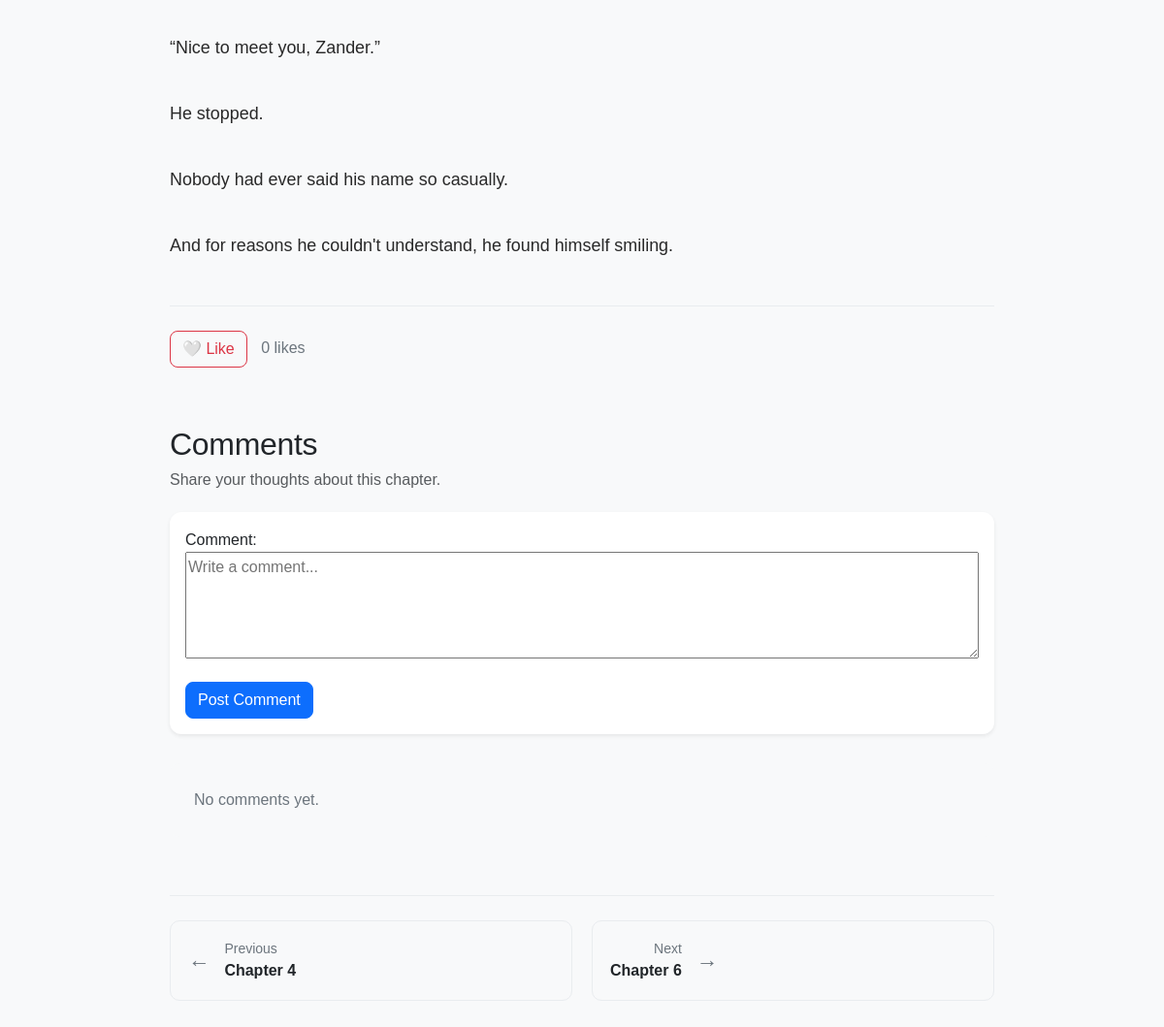
The app's page /stories/3/chapter/13/ (signed in, lower part), older data.
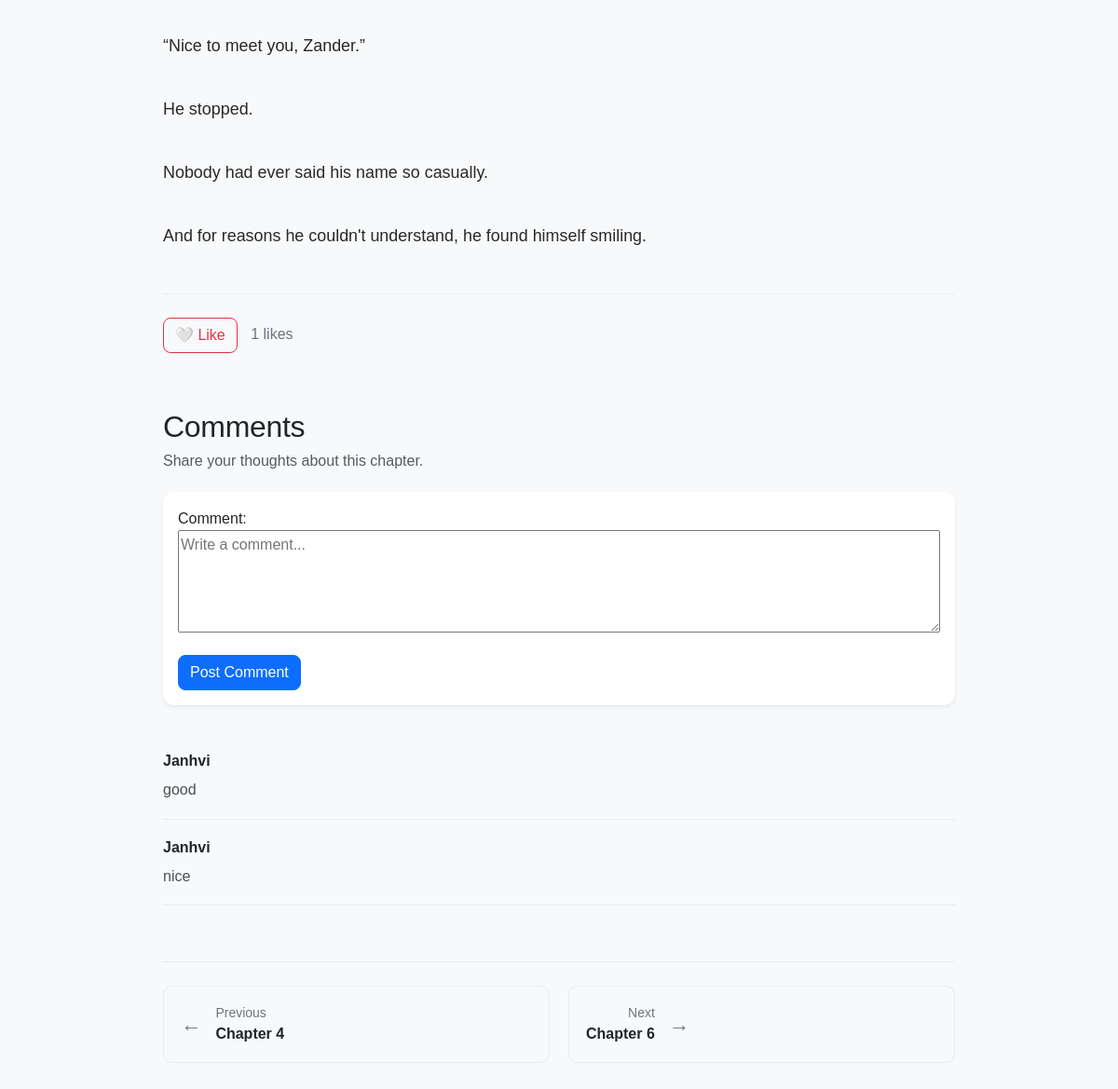
The same page, newer data.
### loreverse/models.py (models this page shows, shortened)
class ChapterComment(models.Model):
    user = models.ForeignKey(User, on_delete=models.CASCADE)
    chapter = models.ForeignKey(
        Chapter,
        on_delete=models.CASCADE,
        related_name="comments"
    )
    content = models.TextField()
    created_at = models.DateTimeField(auto_now_add=True)

### loreverse/views.py (the view)
# urls.py: path("stories/<int:story_id>/chapter/<int:chapter_id>/", views.read_chapter, name="read_chapter"),
@login_required
def read_chapter(request, story_id, chapter_id):
    story = get_object_or_404(Story, id=story_id, published=True)
    chapter = get_object_or_404(
        Chapter,
        id=chapter_id,
        story=story
    )
    chapters = list(
        story.chapters.all().order_by("chapter_number")
    )
    current_index = chapters.index(chapter)
    previous_chapter = None
    next_chapter = None
    if current_index > 0:
        previous_chapter = chapters[current_index - 1]
    if current_index < len(chapters) - 1:
        next_chapter = chapters[current_index + 1]
    ReadingProgress.objects.update_or_create(
        user=request.user,
        story=story,
        defaults={"chapter": chapter}
    )
    ReadingHistory.objects.update_or_create(
        user=request.user,
        story=story
    )
    if request.method == "POST":
        comment_form = ChapterCommentForm(request.POST)
        if comment_form.is_valid():
            comment = comment_form.save(commit=False)
            comment.user = request.user
            comment.chapter = chapter
            comment.save()
            if request.headers.get("x-requested-with") == "XMLHttpRequest":
              return JsonResponse({"username": comment.user.username,"content": comment.content,
            })
            return redirect( "read_chapter", story_id=story.id, chapter_id=chapter.id)
    else:
        comment_form = ChapterCommentForm()
    likes_count = chapter.likes.count()
    user_liked = ChapterLike.objects.filter(
        user=request.user,
        chapter=chapter
    ).exists()
    comments = chapter.comments.all().order_by("created_at")
    return render(request, "loreverse/read_chapter.html", {
        "story": story,
        "chapter": chapter,
        "previous_chapter": previous_chapter,
        "next_chapter": next_chapter,
        "likes_count": likes_count,
        "user_liked": user_liked,
        "comment_form": comment_form,
        "comments": comments,
    })

### loreverse/forms.py
class ChapterCommentForm(forms.ModelForm):
    class Meta:
        model = ChapterComment
        fields = ["content"]
        labels = {
            "content": "Comment"
        }
        widgets = {
            "content": forms.Textarea(attrs={
                "rows": 3,
                "placeholder": "Write a comment..."
            })
        }

### loreverse/templates/loreverse/read_chapter.html (shortened to what this page needs)
{% extends "loreverse/layout.html" %}
{% block body %}
<div class="container py-5">
    <article class="reading-page">
        <div class="chapter-content" id="chapter-content">{{ chapter.content }}</div>
        <div class="chapter-like">
            <form id="chapter-like-form" action="{% url 'toggle_chapter_like' story.id chapter.id %}" method="post">
                <button type="submit"
                        class="btn {% if user_liked %}btn-danger{% else %}btn-outline-danger{% endif %}">
                    {% if user_liked %}
                        ❤️ Unlike
                    {% else %}
                        🤍 Like
                    {% endif %}
                </button>
                <span class="likes-count">{{ likes_count }} likes</span>
            </form>
        </div>
        <section class="comments-section">
            <h2>Comments</h2>
            <p class="text-muted">Share your thoughts about this chapter.</p>
            <div class="comment-form card border-0 shadow-sm">
                <div class="card-body">
                    <form id="chapter-comment-form" method="post">
                        {{ comment_form.as_p }}
                        <button type="submit" class="btn btn-primary">Post Comment</button>
                    </form>
                </div>
            </div>
            <div id="comments-list" class="comments-list">
                {% for comment in comments %}
                    <div class="comment-item">
                        <strong>{{ comment.user.username }}</strong>
                        <p>{{ comment.content }}</p>
                    </div>
                {% empty %}
                    <div class="empty-state">
                        <p>No comments yet.</p>
                    </div>
                {% endfor %}
            </div>
        </section>
        <nav class="chapter-navigation" aria-label="Chapter navigation">
            {% if previous_chapter %}
                <a href="{% url 'read_chapter' story.id previous_chapter.id %}" class="chapter-nav-button">
                    <span>←</span>
                    <div>
                        <small>Previous</small>
                        <strong>Chapter {{ previous_chapter.chapter_number }}</strong>
                    </div>
                </a>
            {% else %}
                <div></div>
            {% endif %}
            {% if next_chapter %}
                <a href="{% url 'read_chapter' story.id next_chapter.id %}" class="chapter-nav-button text-end">
                    <div>
                        <small>Next</small>
                        <strong>Chapter {{ next_chapter.chapter_number }}</strong>
                    </div>
                    <span>→</span>
                </a>
            {% endif %}
        </nav>
    </article>
</div>
{% endblock %}

Row changes from the older to the newer data that the page shows:
added ChapterComment: user.username "Janhvi", content "good"
added ChapterComment: user.username "Janhvi", content "nice"
Text that changed along with them:
{{ likes_count }}: "0" → "1"
text no longer shown: "No comments yet."
